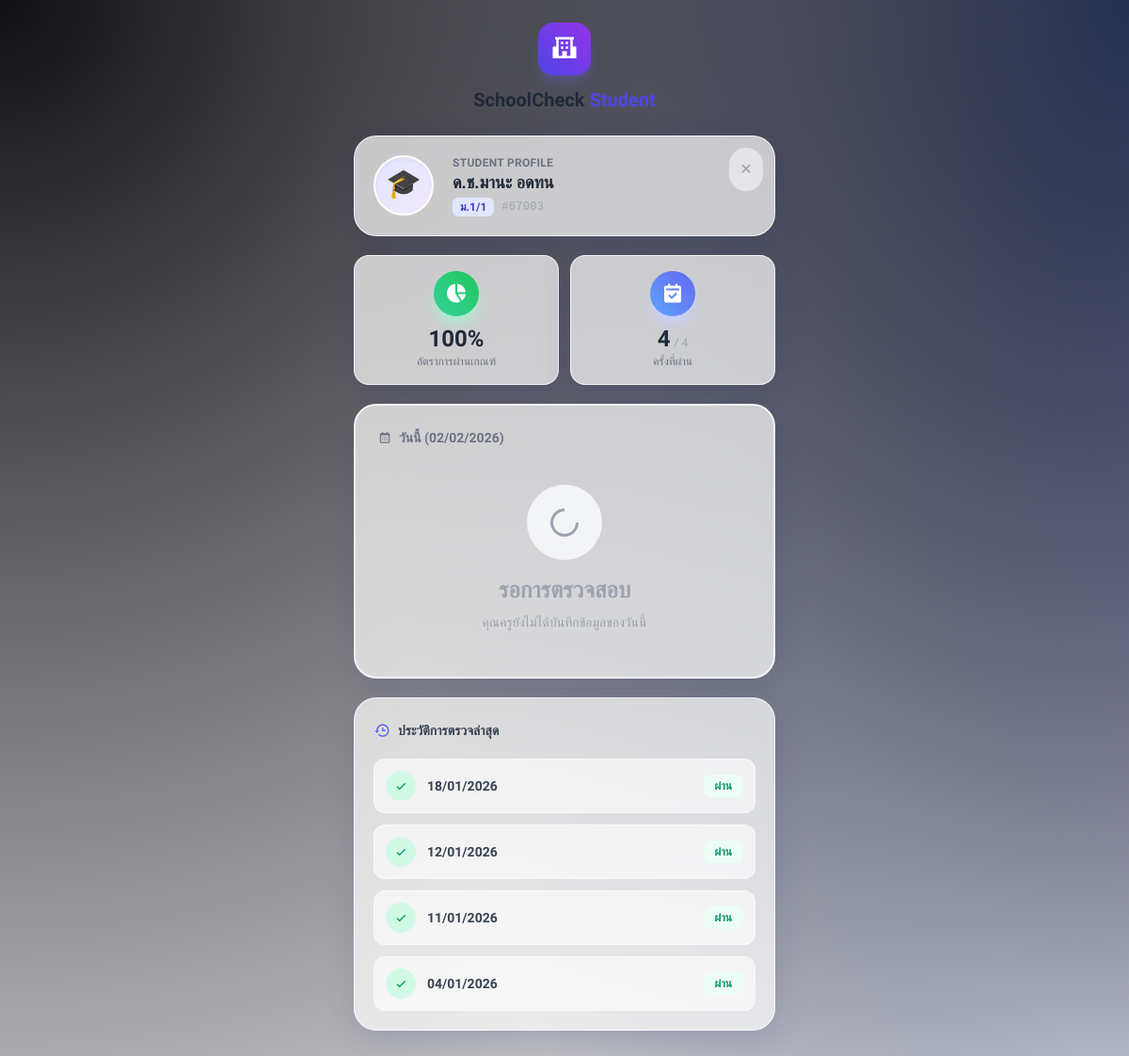
/student.php?code=67003, run on the app's committed database.
### tables this page shows
CREATE TABLE `students` (
  `student_id` int(11) NOT NULL,
  `student_code` varchar(20) NOT NULL,
  `prefix` varchar(20) DEFAULT NULL,
  `first_name` varchar(100) NOT NULL,
  `last_name` varchar(100) NOT NULL,
  `gender` enum('male','female','other') DEFAULT NULL,
  `current_class_id` int(11) DEFAULT NULL
);

CREATE TABLE `classes` (
  `class_id` int(11) NOT NULL,
  `level_name` varchar(20) NOT NULL,
  `room_number` varchar(10) NOT NULL,
  `academic_year_id` int(11) NOT NULL
);

CREATE TABLE `inspections` (
  `inspection_id` int(11) NOT NULL,
  `student_id` int(11) NOT NULL,
  `inspector_id` int(11) NOT NULL,
  `inspection_date` datetime DEFAULT current_timestamp(),
  `result_status` enum('pass','fail') NOT NULL,
  `note` text DEFAULT NULL,
  `updated_by` int(11) DEFAULT NULL,
  `updated_at` datetime DEFAULT NULL ON UPDATE current_timestamp()
);

### student.php (the view, shortened to what this page needs)
<?php
require_once 'db.php';
$student = null;
$today_result = null;
$history = [];
$stats = ['total' => 0, 'passed' => 0, 'rate' => 0];
$message = "";
if (isset($_GET['code'])) {
    $code = trim($_GET['code']);
    $stmt = $conn->prepare("SELECT s.*, c.level_name, c.room_number
                           FROM students s
                           LEFT JOIN classes c ON s.current_class_id = c.class_id
                           WHERE s.student_code = ?");
    $stmt->execute([$code]);
    $student = $stmt->fetch(PDO::FETCH_ASSOC);
    if ($student) {
        $student_id = $student['student_id'];
        $today = date('Y-m-d');
        $stmt2 = $conn->prepare("SELECT * FROM inspections WHERE student_id = ? AND DATE(inspection_date) = ?");
        $stmt2->execute([$student_id, $today]);
        $today_result = $stmt2->fetch(PDO::FETCH_ASSOC);
        $stmt4 = $conn->prepare("SELECT * FROM inspections WHERE student_id = ? AND DATE(inspection_date) != ? ORDER BY inspection_date DESC LIMIT 5");
        $stmt4->execute([$student_id, $today]);
        $history = $stmt4->fetchAll(PDO::FETCH_ASSOC);
        $stmt5 = $conn->prepare("SELECT
                                    COUNT(*) as total,
                                    SUM(CASE WHEN result_status = 'pass' THEN 1 ELSE 0 END) as passed
                                 FROM inspections WHERE student_id = ?");
        $stmt5->execute([$student_id]);
        $data_stats = $stmt5->fetch(PDO::FETCH_ASSOC);
        $stats['total'] = $data_stats['total'];
        $stats['passed'] = $data_stats['passed'];
        $stats['rate'] = ($stats['total'] > 0) ? round(($stats['passed'] / $stats['total']) * 100) : 0;
    } else {
        $message = "ไม่พบข้อมูลนักเรียนรหัสนี้";
    }
}
?>
<!DOCTYPE html>
<html lang="th">
<head>
    <script src="https://cdn.tailwindcss.com"></script>
    <link href='https://unpkg.com/boxicons@2.1.4/css/boxicons.min.css' rel='stylesheet'>
</head>
<body class="min-h-screen flex flex-col items-center py-6 px-4">
    <div class="mb-6 text-center float-anim">
        <div class="w-14 h-14 mx-auto bg-gradient-to-tr from-indigo-600 to-purple-600 rounded-2xl flex items-center justify-center text-white shadow-lg shadow-indigo-500/30 mb-3">
            <i class='bx bxs-school text-3xl'></i>
        </div>
        <h1 class="text-xl font-bold text-gray-800">SchoolCheck <span class="text-indigo-600">Student</span></h1>
    </div>
    <?php if (!$student): ?>
        <div class="w-full max-w-md glass-card rounded-3xl p-8 text-center slide-up">
            <h2 class="text-xl font-bold mb-2 text-gray-800">ตรวจสอบสถานะ</h2>
            <p class="text-gray-500 text-sm mb-6">กรอกรหัสประจำตัวนักเรียนเพื่อดูผลการตรวจ</p>
            <form method="GET" class="space-y-4">
                <div class="relative group">
                    <input type="number" name="code" placeholder="เช่น 67001"
                           class="w-full bg-white border border-gray-200 text-center text-2xl font-bold tracking-widest py-4 rounded-2xl focus:outline-none focus:ring-4 focus:ring-indigo-100 focus:border-indigo-500 transition-all placeholder-gray-300 shadow-inner"
                           required autofocus autocomplete="off">
                </div>
                <?php if($message): ?>
                    <div class="flex items-center gap-2 justify-center text-red-500 text-sm bg-red-50 py-2 rounded-xl border border-red-100">
                        <i class='bx bxs-error-circle'></i> <?php echo $message; ?>
                    </div>
                <?php endif; ?>
                <button class="w-full bg-gradient-to-r from-indigo-600 to-purple-600 text-white font-bold py-4 rounded-2xl shadow-lg hover:shadow-indigo-500/30 transition-all transform hover:-translate-y-1 active:translate-y-0 flex items-center justify-center gap-2">
                    <i class='bx bx-search-alt text-xl'></i> ตรวจสอบข้อมูล
                </button>
            </form>
            <div class="mt-8 pt-6 border-t border-gray-100/50">
                <a href="login.php" class="text-sm text-indigo-500 font-medium hover:text-indigo-700 transition">
                    สำหรับคุณครูเข้าสู่ระบบ →
                </a>
            </div>
        </div>
    <?php else: ?>
    <div class="w-full max-w-md space-y-5 slide-up pb-10">
        <div class="glass-card rounded-3xl p-5 flex items-center gap-5 relative overflow-hidden">
            <a href="student.php" class="absolute top-3 right-3 text-gray-400 hover:text-gray-600 bg-white/50 p-2 rounded-full transition z-10">
                <i class='bx bx-x text-xl'></i>
            </a>
            <div class="w-16 h-16 bg-gradient-to-br from-indigo-100 to-purple-100 rounded-full flex items-center justify-center text-3xl shadow-inner border-2 border-white relative z-0">
                <span class="relative bottom-0.5">🎓</span>
            </div>
            <div>
                <p class="text-xs text-gray-500 font-bold uppercase tracking-wide mb-0.5">Student Profile</p>
                <h2 class="text-lg font-bold text-gray-800 leading-tight">
                    <?php echo $student['prefix'] . $student['first_name'] . ' ' . $student['last_name']; ?>
                </h2>
                <div class="flex items-center gap-2 mt-1">
                    <span class="bg-indigo-100 text-indigo-700 text-xs px-2 py-0.5 rounded-md font-bold">
                        ม.<?php echo $student['level_name'] . $student['room_number']; ?>
                    </span>
                    <span class="text-gray-400 text-xs font-mono tracking-wide">#<?php echo $student['student_code']; ?></span>
                </div>
            </div>
        </div>
        <div class="grid grid-cols-2 gap-3">
            <div class="glass-card rounded-2xl p-4 flex flex-col justify-center items-center text-center">
                <div class="w-12 h-12 rounded-full bg-gradient-to-tr from-emerald-400 to-green-500 flex items-center justify-center text-white mb-2 shadow-lg shadow-emerald-200">
                    <i class='bx bxs-pie-chart-alt-2 text-2xl'></i>
                </div>
                <h3 class="text-2xl font-bold text-gray-800"><?php echo $stats['rate']; ?>%</h3>
                <p class="text-xs text-gray-500">อัตราการผ่านเกณฑ์</p>
            </div>
            <div class="glass-card rounded-2xl p-4 flex flex-col justify-center items-center text-center">
                <div class="w-12 h-12 rounded-full bg-gradient-to-tr from-blue-400 to-indigo-500 flex items-center justify-center text-white mb-2 shadow-lg shadow-indigo-200">
                    <i class='bx bxs-calendar-check text-2xl'></i>
                </div>
                <div class="flex items-baseline gap-1">
                    <h3 class="text-2xl font-bold text-gray-800"><?php echo $stats['passed']; ?></h3>
                    <span class="text-xs text-gray-400">/ <?php echo $stats['total']; ?></span>
                </div>
                <p class="text-xs text-gray-500">ครั้งที่ผ่าน</p>
            </div>
        </div>
        <div class="glass-card rounded-3xl p-6 text-center relative overflow-hidden border-2 <?php echo !$today_result ? 'border-gray-100' : ($today_result['result_status']=='pass' ? 'border-emerald-100' : 'border-rose-100'); ?>">
            <div class="flex justify-between items-center mb-4">
                <h3 class="text-sm font-bold text-gray-500 flex items-center gap-2">
                    <i class='bx bx-calendar'></i> วันนี้ (<?php echo date('d/m/Y'); ?>)
                </h3>
            </div>
            <?php if (!$today_result): ?>
                <div class="py-6">
                    <div class="w-20 h-20 bg-gray-100 rounded-full flex items-center justify-center mx-auto mb-4 animate-pulse">
                        <i class='bx bx-loader-alt text-4xl text-gray-400'></i>
                    </div>
                    <h2 class="text-2xl font-bold text-gray-400">รอการตรวจสอบ</h2>
                    <p class="text-gray-400 text-sm mt-2">คุณครูยังไม่ได้บันทึกข้อมูลของวันนี้</p>
                </div>
            <?php endif; ?>
        </div>
        <?php if(count($history) > 0): ?>
        <div class="glass-card rounded-3xl p-5">
            <h3 class="font-bold text-gray-700 mb-4 flex items-center gap-2 text-sm">
                <i class='bx bx-history text-indigo-500 text-lg'></i> ประวัติการตรวจล่าสุด
            </h3>
            <div class="space-y-3">
                <?php foreach($history as $h): ?>
                <div class="flex items-center justify-between p-3 bg-white/60 rounded-xl border border-white/50 hover:bg-white transition-colors">
                    <div class="flex items-center gap-3">
                        <div class="w-8 h-8 rounded-full flex items-center justify-center <?php echo $h['result_status']=='pass'?'bg-emerald-100 text-emerald-600':'bg-rose-100 text-rose-600'; ?>">
                            <i class='bx <?php echo $h['result_status']=='pass'?'bx-check':'bx-x'; ?>'></i>
                        </div>
                        <div>
                            <p class="text-sm font-bold text-gray-700"><?php echo date('d/m/Y', strtotime($h['inspection_date'])); ?></p>
                        </div>
                    </div>
                    <span class="<?php echo $h['result_status']=='pass'?'text-emerald-600 bg-emerald-50':'text-rose-600 bg-rose-50'; ?> text-xs px-3 py-1 rounded-lg font-bold">
                        <?php echo $h['result_status']=='pass'?'ผ่าน':'ไม่ผ่าน'; ?>
                    </span>
                </div>
                <?php endforeach; ?>
            </div>
        </div>
        <?php endif; ?>
    </div>
    <?php endif; ?>
</body>
</html>

### student.php (style rules this page uses)
body { font-family: 'Prompt', sans-serif; -webkit-tap-highlight-color: transparent; }
.glass-card { background: rgba(255, 255, 255, 0.7); backdrop-filter: blur(20px); -webkit-backdrop-filter: blur(20px); border: 1px solid rgba(255, 255, 255, 0.8); box-shadow: 0 8px 32px 0 rgba(31, 38, 135, 0.15); }
.float-anim { animation: float 4s ease-in-out infinite; }
.slide-up { animation: slideUp 0.5s ease-out forwards; }

### data on the page
students: prefix "ด.ช.", first_name "มานะ", last_name "อดทน", current_class.level_name "1", current_class.room_number "/1", student_code "67003"
inspections: inspection_date "18/01/2026", result_status "ผ่าน"
inspections: inspection_date "12/01/2026", result_status "ผ่าน"
inspections: inspection_date "11/01/2026", result_status "ผ่าน"
inspections: inspection_date "04/01/2026", result_status "ผ่าน"

### other printed values
$stats['rate'] "100"
$stats['passed'] "4"
$stats['total'] "4"
